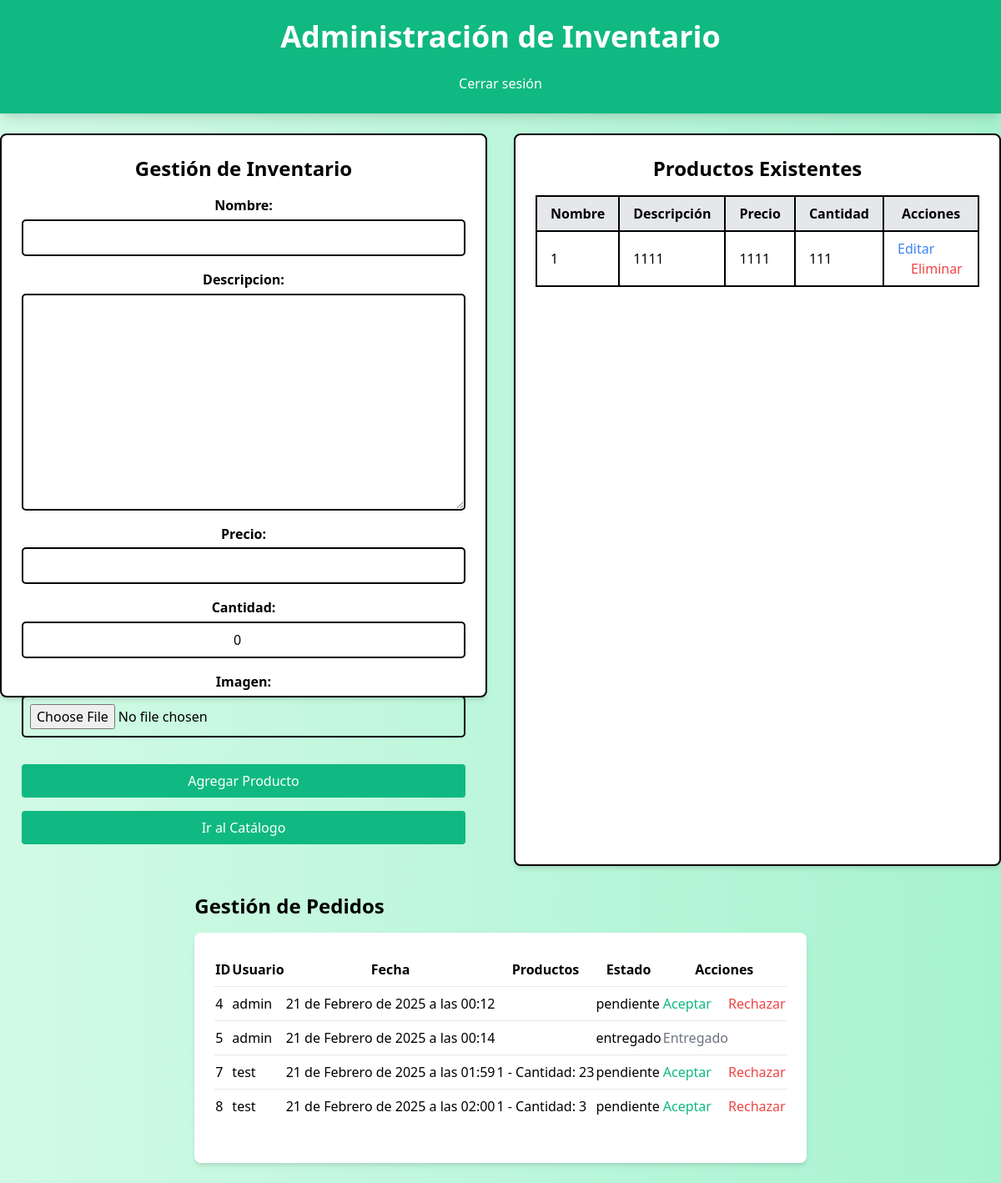
The page /adminC/ (signed in) on the database its author committed.
### tienda/models.py (models this page shows, shortened)
class Producto(models.Model):
    nombre = models.CharField(max_length=100)
    descripcion = models.TextField(blank=True)
    precio = models.DecimalField(max_digits=10, decimal_places=0)
    cantidad = models.PositiveIntegerField(default=0)
    imagen = models.ImageField(upload_to='productos/', default='productos/default.png')

class Pedido(models.Model):
    ESTADO_CHOICES = [
        ('pendiente', 'Pendiente'),
        ('aceptado', 'Aceptado'),
        ('rechazado', 'Rechazado'),
    ]
    usuario = models.ForeignKey(User, on_delete=models.CASCADE)
    fecha = models.DateTimeField(auto_now_add=True)
    estado = models.CharField(max_length=10, choices=ESTADO_CHOICES, default='pendiente')

class ItemPedido(models.Model):
    pedido = models.ForeignKey(Pedido, on_delete=models.CASCADE, related_name='items')
    producto = models.ForeignKey(Producto, on_delete=models.CASCADE)
    cantidad = models.PositiveIntegerField()

### tienda/views.py (the view)
# urls.py: path('adminC/', adminC, name='adminC'),
@login_required
@login_required
def adminC(request):
    profile = request.user.profile
    if profile.role != 'admin':
        messages.error(request, "No tienes permiso para acceder a esta página.")
        return redirect('NO')
    productos = Producto.objects.all()
    pedidos = Pedido.objects.all()
    if request.method == 'POST':
        form = ProductoForm(request.POST, request.FILES)
        if form.is_valid():
            form.save()
            messages.success(request, "Producto creado exitosamente.")
            return redirect('adminC')  # Recargar la página después de guardar
    else:
        form = ProductoForm()
    return render(request, 'admin.html', {'form': form, 'productos': productos, 'pedidos': pedidos})

### tienda/forms.py
class ProductoForm(forms.ModelForm):
    class Meta:
        model = Producto
        fields = ['nombre', 'descripcion', 'precio', 'cantidad', 'imagen']

### tienda/templates/admin.html (shortened to what this page needs)
{% load static %}
<!DOCTYPE html>
<html lang="es">
<head>
    <link href="https://cdn.jsdelivr.net/npm/tailwindcss@2.2.19/dist/tailwind.min.css" rel="stylesheet">
</head>
<body class="bg-gradient-to-r from-green-100 to-green-200 min-h-screen flex flex-col items-center">
    <header class="text-center py-6 w-full bg-green-500 text-white shadow-lg">
        <h1 class="text-4xl font-bold">Administración de Inventario</h1>
        <form action="{% url 'logout' %}" method="post" class="logout-form">
            <br>
            <button type="submit" class="logout-button">Cerrar sesión</button>
        </form>
    </header>
    <br>
        <div class="grid grid-cols-1 md:grid-cols-2 gap-8">
            <div class="border-2 border-black p-6 bg-white rounded-lg shadow-md form-container">
                <h2 class="text-2xl font-semibold mb-4 text-center">Gestión de Inventario</h2>
                <form method="post" enctype="multipart/form-data">
                    <div class="form-group">
                        {{ form.nombre.label_tag }}
                        {{ form.nombre }}
                    </div>
                    <div class="form-group">
                        {{ form.descripcion.label_tag }}
                        {{ form.descripcion }}
                    </div>
                    <div class="form-group">
                        {{ form.precio.label_tag }}
                        {{ form.precio }}
                    </div>
                    <div class="form-group">
                        {{ form.cantidad.label_tag }}
                        {{ form.cantidad }}
                    </div>
                    <div class="form-group">
                        {{ form.imagen.label_tag }}
                        {{ form.imagen }}
                    </div>
                    <button type="submit" class="w-full bg-green-500 text-white p-2 rounded hover:bg-green-600 mt-4">
                        Agregar Producto
                    </button>
                    <a href="{% url 'catalogo' %}" class="block w-full text-center bg-green-500 text-white p-2 rounded hover:bg-green-600 mt-4">
                        Ir al Catálogo
                    </a>
                </form>
            </div>
            <div class="border-2 border-black p-6 bg-white rounded-lg shadow-md">
                <h2 class="text-2xl font-semibold mb-4 text-center">Productos Existentes</h2>
                <div class="overflow-x-auto">
                    <table class="min-w-full border-2 border-black">
                        <thead>
                            <tr class="bg-gray-200 text-black">
                                <th class="py-2 px-4 border-2 border-black">Nombre</th>
                                <th class="py-2 px-4 border-2 border-black">Descripción</th>
                                <th class="py-2 px-4 border-2 border-black">Precio</th>
                                <th class="py-2 px-4 border-2 border-black">Cantidad</th>
                                <th class="py-2 px-4 border-2 border-black">Acciones</th>
                            </tr>
                        </thead>
                        <tbody>
                            {% for producto in productos %}
                            <tr class="border-t">
                                <td class="py-2 px-4 border-2 border-black">{{ producto.nombre }}</td>
                                <td class="py-2 px-4 border-2 border-black">{{ producto.descripcion }}</td>
                                <td class="py-2 px-4 border-2 border-black">{{ producto.precio }}</td>
                                <td class="py-2 px-4 border-2 border-black">{{ producto.cantidad }}</td>
                                <td class="py-2 px-4 border-2 border-black">
                                    <a href="{% url 'editar_producto' producto.id %}" class="text-blue-500 hover:text-blue-700">Editar</a>
                                    <a href="{% url 'eliminar_producto' producto.id %}" class="text-red-500 hover:text-red-700 ml-4">Eliminar</a>
                                </td>
                            </tr>
                            {% endfor %}
                        </tbody>
                    </table>
                </div>
            </div>
        </div>
        <div class="mt-8">
            <h2 class="text-2xl font-semibold mb-4">Gestión de Pedidos</h2>
            <div class="bg-white p-6 rounded-lg shadow-md">
                <table class="min-w-full">
                    <thead>
                        <tr>
                            <th class="py-2">ID</th>
                            <th class="py-2">Usuario</th>
                            <th class="py-2">Fecha</th>
                            <th class="py-2">Productos</th>
                            <th class="py-2">Estado</th>
                            <th class="py-2">Acciones</th>
                        </tr>
                    </thead>
                    <tbody>
                        {% for pedido in pedidos %}
                        <tr class="border-t">
                            <td class="py-2">{{ pedido.id }}</td>
                            <td class="py-2">{{ pedido.usuario.username }}</td>
                            <td class="py-2">{{ pedido.fecha }}</td>
                            <td class="py-2">
                                <ul>
                                    {% for item in pedido.items.all %}
                                    <li>{{ item.producto.nombre }} - Cantidad: {{ item.cantidad }}</li>
                                    {% endfor %}
                                </ul>
                            </td>
                            <td class="py-2">{{ pedido.estado }}</td>
                            <td class="py-2">
                                {% if pedido.estado == 'pendiente' %}
                                <a href="{% url 'aceptar_pedido' pedido.id %}" class="text-green-500 hover:text-green-700">Aceptar</a>
                                <a href="{% url 'rechazar_pedido' pedido.id %}" class="text-red-500 hover:text-red-700 ml-4">Rechazar</a>
                                {% elif pedido.estado == 'aceptado' %}
                                <a href="{% url 'confirmar_entrega' pedido.id %}" class="text-blue-500 hover:text-blue-700">Confirmar Entrega</a>
                                {% else %}
                                <span class="text-gray-500">Entregado</span>
                                {% endif %}
                            </td>
                        </tr>
                        {% endfor %}
                    </tbody>
                </table>
                <br>
            </div>
            <br>
        </div>
</body>
</html>

### tienda/templates/admin.html (style rules this page uses)
.form-container { height: 77%; overflow: visible; }
.form-group { display: flex; flex-direction: column; align-items: center; margin-bottom: 1rem; }
.form-group label { font-weight: bold; margin-bottom: 0.3rem; }
.form-group input, .form-group textarea { border: 2px solid black; padding: 0.5rem; border-radius: 5px; width: 100%; text-align: center; }

### rows shown on the page
Producto: nombre "1", descripcion "1111", precio "1111", cantidad "111"
Pedido: id "4", usuario.username "admin", fecha "21 de Febrero de 2025 a las 00:12", estado "pendiente", shows "Aceptar"
Pedido: id "5", usuario.username "admin", fecha "21 de Febrero de 2025 a las 00:14", estado "entregado", shows "Entregado"
Pedido: id "7", usuario.username "test", fecha "21 de Febrero de 2025 a las 01:59", estado "pendiente", shows "Aceptar"
ItemPedido: producto.nombre "1", cantidad "23"
Pedido: id "8", usuario.username "test", fecha "21 de Febrero de 2025 a las 02:00", estado "pendiente", shows "Aceptar"
ItemPedido: producto.nombre "1", cantidad "3"
